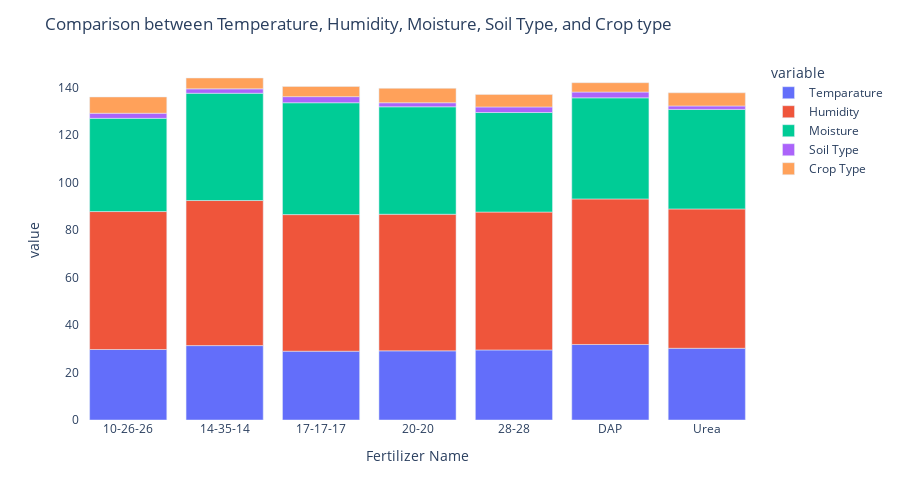

Notebook cell for this chart:
### Markdown cell above
### Comparision between Temperature, Humidity, Moisture, Soil Type and Crop Type

### Code cell
fig = px.bar(fertilizer_summary, x=fertilizer_summary.index, y=["Temparature", "Humidity ", "Moisture", "Soil Type", "Crop Type"])
fig.update_layout(title_text="Comparison between Temperature, Humidity, Moisture, Soil Type, and Crop type",
                  plot_bgcolor='white',
                 height=500)

fig.update_xaxes(showgrid=False)
fig.update_yaxes(showgrid=False)
fig.show()

### Figure 1 — Plotly figure (JSON) as saved in the notebook; plotly's stock layout.template omitted (floating-point values rounded to 4 significant figures)
{"data": [{"hovertemplate": "variable=Temparature<br>Fertilizer Name=%{x}<br>value=%{y}<extra></extra>", "legendgroup": "Temparature", "marker": {"color": "#636efa", "pattern": {"shape": ""}}, "name": "Temparature", "orientation": "v", "showlegend": true, "textposition": "auto", "type": "bar", "x": ["10-26-26", "14-35-14", "17-17-17", "20-20", "28-28", "DAP", "Urea"], "xaxis": "x", "y": [29.71, 31.36, 29.0, 29.14, 29.53, 31.83, 30.23], "yaxis": "y"}, {"hovertemplate": "variable=Humidity <br>Fertilizer Name=%{x}<br>value=%{y}<extra></extra>", "legendgroup": "Humidity ", "marker": {"color": "#EF553B", "pattern": {"shape": ""}}, "name": "Humidity ", "orientation": "v", "showlegend": true, "textposition": "auto", "type": "bar", "x": ["10-26-26", "14-35-14", "17-17-17", "20-20", "28-28", "DAP", "Urea"], "xaxis": "x", "y": [58.14, 61.14, 57.57, 57.57, 58.12, 61.33, 58.73], "yaxis": "y"}, {"hovertemplate": "variable=Moisture<br>Fertilizer Name=%{x}<br>value=%{y}<extra></extra>", "legendgroup": "Moisture", "marker": {"color": "#00cc96", "pattern": {"shape": ""}}, "name": "Moisture", "orientation": "v", "showlegend": true, "textposition": "auto", "type": "bar", "x": ["10-26-26", "14-35-14", "17-17-17", "20-20", "28-28", "DAP", "Urea"], "xaxis": "x", "y": [39.29, 45.21, 47.14, 45.29, 41.94, 42.61, 41.95], "yaxis": "y"}, {"hovertemplate": "variable=Soil Type<br>Fertilizer Name=%{x}<br>value=%{y}<extra></extra>", "legendgroup": "Soil Type", "marker": {"color": "#ab63fa", "pattern": {"shape": ""}}, "name": "Soil Type", "orientation": "v", "showlegend": true, "textposition": "auto", "type": "bar", "x": ["10-26-26", "14-35-14", "17-17-17", "20-20", "28-28", "DAP", "Urea"], "xaxis": "x", "y": [2.143, 1.857, 2.571, 1.714, 2.353, 2.444, 1.455], "yaxis": "y"}, {"hovertemplate": "variable=Crop Type<br>Fertilizer Name=%{x}<br>value=%{y}<extra></extra>", "legendgroup": "Crop Type", "marker": {"color": "#FFA15A", "pattern": {"shape": ""}}, "name": "Crop Type", "orientation": "v", "showlegend": true, "textposition": "auto", "type": "bar", "x": ["10-26-26", "14-35-14", "17-17-17", "20-20", "28-28", "DAP", "Urea"], "xaxis": "x", "y": [6.857, 4.571, 4.286, 6.071, 5.294, 3.944, 5.545], "yaxis": "y"}], "layout": {"barmode": "relative", "height": 500, "legend": {"title": {"text": "variable"}, "tracegroupgap": 0}, "margin": {"t": 60}, "plot_bgcolor": "white", "title": {"text": "Comparison between Temperature, Humidity, Moisture, Soil Type, and Crop type"}, "xaxis": {"anchor": "y", "domain": [0, 1], "showgrid": false, "title": {"text": "Fertilizer Name"}}, "yaxis": {"anchor": "x", "domain": [0, 1], "showgrid": false, "title": {"text": "value"}}}}
